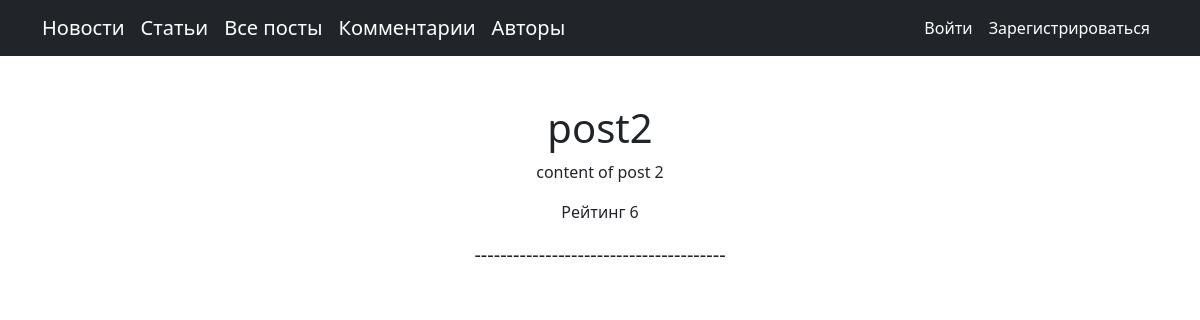
Before: /showpost/2 with the older database file.
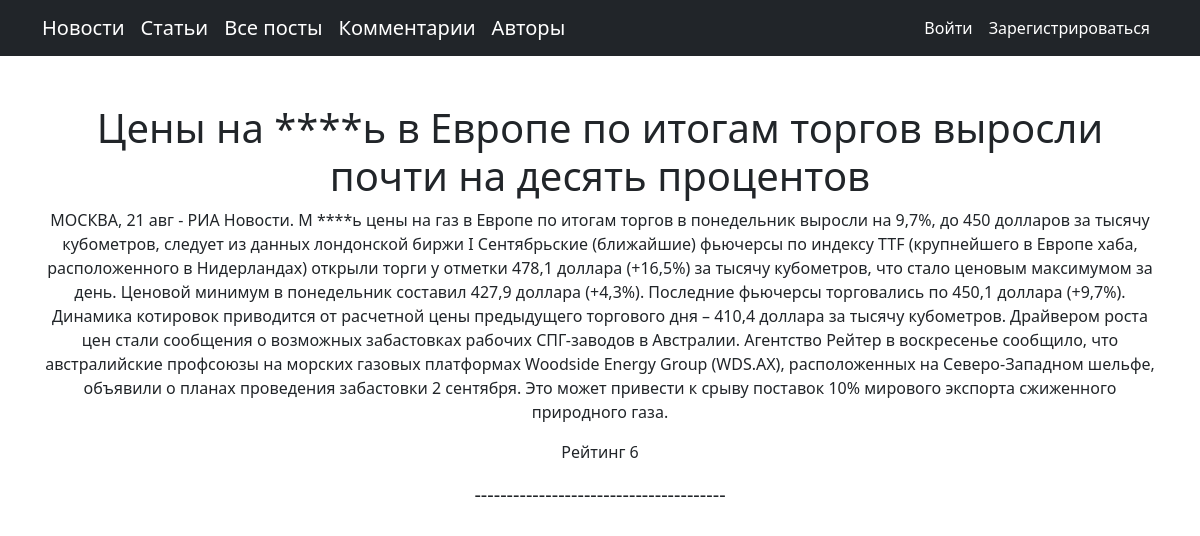
After: the same page with the newer database file.
### newsportal/models.py (models this page shows, shortened)
class Post(models.Model):
    author = models.ForeignKey(Author, on_delete=models.CASCADE, verbose_name='Автор')
    type_post = models.CharField(max_length=1, choices=POSTS, verbose_name='Тип поста')
    time_created = models.DateTimeField(auto_now_add=True, verbose_name='Дата создания')
    category = models.ManyToManyField(Category, through="PostCategory", verbose_name='Категория')
    title =  models.CharField(max_length=255, verbose_name='Оглавление')
    content = models.TextField( verbose_name='Содержание')
    rating = models.SmallIntegerField(default=0, verbose_name='Рейтинг')

### newsportal/views.py (the view)
# urls.py: path('showpost/<int:post_id>', showpost, name='showpost'),
def showpost(request, post_id):
    post = Post.objects.get(pk=post_id)
    context = {
        'title':post.title,
        'post':post
    }
    return render(request, 'newsportal/showpost.html', context)

### newsportal/templatetags/custom_filters.py (called while the page is built)
@register.filter()
def censor(value:str):
   swear_words = ('банан', 'морков', 'карто', 'броккол', 'ананас',
                  'Банан', 'Морков', 'Карто', 'Броккол', 'Ананас',)
   for word in swear_words:
      if word in value:
          value = value.replace(word, '****')
   return value

### newsportal/templates/newsportal/showpost.html (shortened to what this page needs)
{% extends 'newsportal/default.html' %}
{% load custom_filters %}
{% block content %}
<h1>{{ post.title|censor }}</h1>
<p>{{ post.content|censor }}</p>
<p>Рейтинг {{ post.rating }}</p>
{% endblock content %}

Changed rows visible on the page:
changed Post: title|censor "post2" → "Цены на ****ь в Европе по итогам торгов выросли почти на десять процентов"; content|censor "content of post 2" → "МОСКВА, 21 авг - РИА Новости. M ****ь цены на газ в Европе по итогам торгов в понедельник выросли на 9,7%, до 450 долларов за тысячу кубометров, следует из данных лондонской биржи I Сентябрьские (ближайшие) фьючерсы по индексу TTF (крупнейшего в Европе хаба, расположенного в Нидерландах) открыли торги у отметки 478,1 доллара (+16,5%) за тысячу кубометров, что стало ценовым максимумом за день. Ценовой минимум в понедельник составил 427,9 доллара (+4,3%). Последние фьючерсы торговались по 450,1 доллара (+9,7%). Динамика котировок приводится от расчетной цены предыдущего торгового дня – 410,4 доллара за тысячу кубометров. Драйвером роста цен стали сообщения о возможных забастовках рабочих…"
